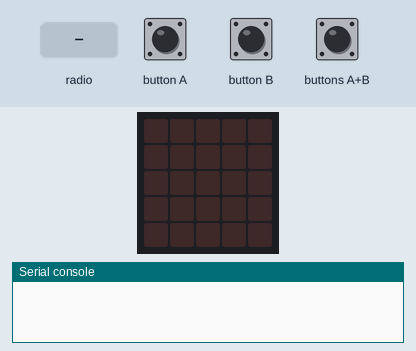
Simulated run of this program. Board: BBC micro:bit (MakeCode). Parts: the board's 5×5 LED display, the last lines printed to the serial console. The inputs (shaded band) are chosen by the test bench. Random numbers come from a fixed seed; no radio messages arrive unless stated (any console line starting 'radio sent:' is added by the test bench).

Above: at 1.2 s.
1.3 s: radio message "3" arrives
At 3.2 s:
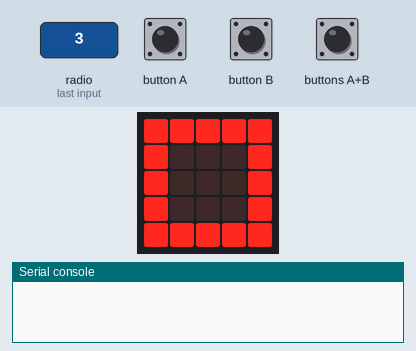
4.3 s: button B pressed for 0.15 s
At 5.6 s:
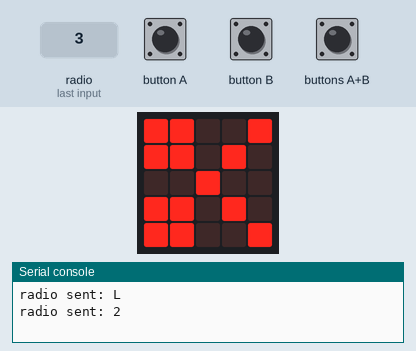
6.1 s: radio message "1" arrives
At 8.0 s:
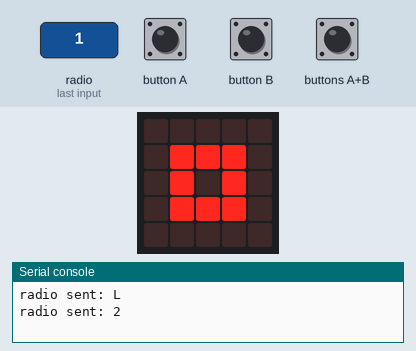
9.1 s: radio message "1" arrives
At 11.2 s:
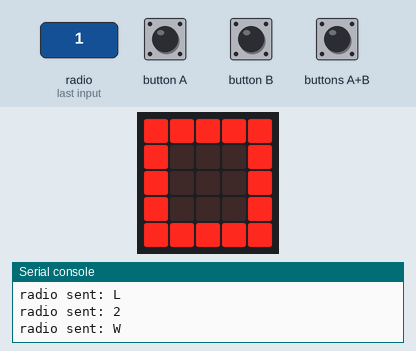
12.1 s: button A pressed for 0.15 s
14.3 s: buttons A+B pressed for 0.15 s
At 15.4 s:
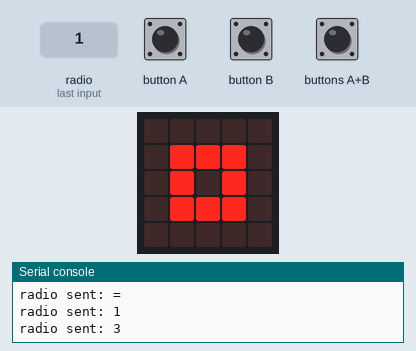
Timing chart, 0 to 16.9 s (numbered marks = the images above; inputs shaded):
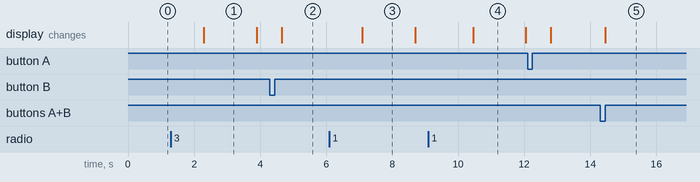

Measured:
- after the input at 1.3 s, the display: changes after 1.0 s (image 1)
- after the input at 4.3 s, the display: changes after 0.35 s (image 2)
- after the input at 6.1 s, the display: changes after 1.0 s (image 3)
- after the input at 9.1 s, the display: changes after 1.4 s (image 4)
- after the input at 14.3 s, the display: changes after 0.15 s (image 5)
- what the display in image 1 shows lasts 1.6 s, from 2.3 s to 3.9 s

The program:

main.ts
```typescript
radio.onReceivedNumber(function (receivedNumber) {
    basic.pause(1000)
    player_2 = randint(1, 3)
    if (player_2 == 1) {
        basic.showIcon(IconNames.Square)
    } else if (player_2 == 2) {
        basic.showIcon(IconNames.Scissors)
    } else {
        basic.showIcon(IconNames.SmallSquare)
    }
    basic.pause(1000)
    if (receivedNumber == player_2) {
        basic.showString("=")
        radio.sendString("=")
    } else if (receivedNumber == 3 && player_2 == 1) {
        basic.showString("W")
        radio.sendString("L")
    } else if (receivedNumber == 3 && player_2 == 2) {
        basic.showString("L")
        radio.sendString("W")
    } else if (receivedNumber == 2 && player_2 == 1) {
        basic.showString("L")
        radio.sendString("W")
    } else if (receivedNumber == 2 && player_2 == 3) {
        basic.showString("W")
        radio.sendString("L")
    } else if (receivedNumber == 1 && player_2 == 2) {
        basic.showString("W")
        radio.sendString("L")
    } else if (receivedNumber == 1 && player_2 == 3) {
        basic.showString("L")
        radio.sendString("W")
    }
})
input.onButtonPressed(Button.A, function () {
    player_1 = 1
    basic.showIcon(IconNames.Square)
    radio.sendNumber(1)
})
input.onButtonPressed(Button.AB, function () {
    player_1 = 3
    basic.showIcon(IconNames.SmallSquare)
    radio.sendNumber(3)
})
radio.onReceivedString(function (receivedString) {
    basic.showString(receivedString)
})
input.onButtonPressed(Button.B, function () {
    player_1 = 2
    basic.showIcon(IconNames.Scissors)
    radio.sendNumber(2)
})
let player_1 = 0
let player_2 = 0
radio.setGroup(1)
```

test.ts
```typescript
// 在這裡測試；當此封包作為擴充功能時，將不會編譯此內容。
```
